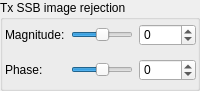
      <widget class="QGroupBox" name="groupBox_19">
       <property name="geometry">
        <rect>
         <x>5</x>
         <y>0</y>
         <width>200</width>
         <height>91</height>
        </rect>
       </property>
       <property name="title">
        <string>Tx SSB image rejection</string>
       </property>
       <widget class="QWidget" name="gridLayoutWidget_2">
        <property name="geometry">
         <rect>
          <x>5</x>
          <y>17</y>
          <width>191</width>
          <height>71</height>
         </rect>
        </property>
        <layout class="QGridLayout" name="gridLayout_10">
         <item row="2" column="1">
          <widget class="QSlider" name="slTxImRejPhase">
           <property name="minimum">
            <number>-4000</number>
           </property>
           <property name="maximum">
            <number>4000</number>
           </property>
           <property name="singleStep">
            <number>1</number>
           </property>
           <property name="pageStep">
            <number>1</number>
           </property>
           <property name="orientation">
            <enum>Qt::Horizontal</enum>
           </property>
          </widget>
         </item>
         <item row="2" column="0">
          <widget class="QLabel" name="label_97">
           <property name="text">
            <string>Phase:</string>
           </property>
          </widget>
         </item>
         <item row="0" column="1">
          <widget class="QSlider" name="slTxImRejMag">
           <property name="minimum">
            <number>-5000</number>
           </property>
           <property name="maximum">
            <number>5000</number>
           </property>
           <property name="singleStep">
            <number>1</number>
           </property>
           <property name="pageStep">
            <number>1</number>
           </property>
           <property name="orientation">
            <enum>Qt::Horizontal</enum>
           </property>
          </widget>
         </item>
         <item row="0" column="0">
          <widget class="QLabel" name="label_96">
           <property name="text">
            <string>Magnitude:</string>
           </property>
          </widget>
         </item>
         <item row="0" column="2">
          <widget class="QSpinBox" name="sbTxImRejMag">
           <property name="minimumSize">
            <size>
             <width>57</width>
             <height>20</height>
            </size>
           </property>
           <property name="maximumSize">
            <size>
             <width>55</width>
             <height>22</height>
            </size>
           </property>
           <property name="minimum">
            <number>-5000</number>
           </property>
           <property name="maximum">
            <number>5000</number>
           </property>
           <property name="singleStep">
            <number>1</number>
           </property>
          </widget>
         </item>
         <item row="2" column="2">
          <widget class="QSpinBox" name="sbTxImRejPhase">
           <property name="minimumSize">
            <size>
             <width>57</width>
             <height>20</height>
            </size>
           </property>
           <property name="maximumSize">
            <size>
             <width>55</width>
             <height>22</height>
            </size>
           </property>
           <property name="minimum">
            <number>-4000</number>
           </property>
           <property name="maximum">
            <number>4000</number>
           </property>
           <property name="singleStep">
            <number>1</number>
           </property>
          </widget>
         </item>
        </layout>
       </widget>
      </widget>
